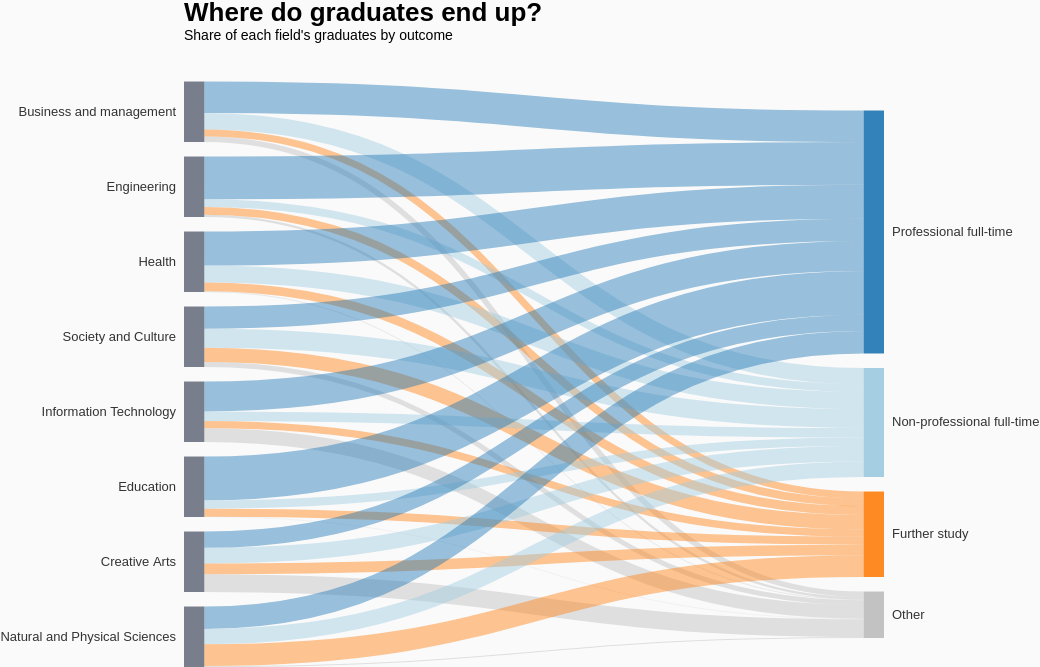

Describe this chart as a Vega-Lite specification.
### Vega specification from a JSON file in a GitHub repository (floating-point values rounded to 4 significant figures)
{"$schema": "https://vega.github.io/schema/vega/v5.json", "description": "One-level Sankey: field of study -> graduate outcome", "width": 700, "height": 600, "padding": {"left": 240, "right": 210, "top": 70, "bottom": 20}, "background": "#fafafa", "title": {"text": "Where do graduates end up?", "subtitle": "Share of each field's graduates by outcome", "fontSize": 26, "subtitleFontSize": 14, "anchor": "start", "frame": "group", "offset": 24}, "params": [{"name": "fieldFilter", "value": "All"}], "transform": [{"filter": "fieldFilter === 'All' || datum.Field === fieldFilter"}], "signals": [{"name": "standardGap", "value": 3, "description": "Gap between boxes, as % of the tallest stack"}, {"name": "base", "value": "center", "description": "Stack offset: center or zero"}], "data": [{"name": "nodes", "values": [{"category": "Business and management", "stack": 1, "sort": 1, "labels": "left", "gap": 0}, {"category": "Engineering", "stack": 1, "sort": 2, "labels": "left", "gap": 0}, {"category": "Health", "stack": 1, "sort": 3, "labels": "left", "gap": 0}, {"category": "Society and Culture", "stack": 1, "sort": 4, "labels": "left", "gap": 0}, {"category": "Information Technology", "stack": 1, "sort": 5, "labels": "left", "gap": 0}, {"category": "Education", "stack": 1, "sort": 6, "labels": "left", "gap": 0}, {"category": "Creative Arts", "stack": 1, "sort": 7, "labels": "left", "gap": 0}, {"category": "Natural and Physical Sciences", "stack": 1, "sort": 8, "labels": "left", "gap": 0}, {"category": "Professional full-time", "stack": 2, "sort": 1, "labels": "right", "gap": 0}, {"category": "Non-professional full-time", "stack": 2, "sort": 2, "labels": "right", "gap": 0}, {"category": "Further study", "stack": 2, "sort": 3, "labels": "right", "gap": 0}, {"category": "Other", "stack": 2, "sort": 4, "labels": "right", "gap": 0}]}, {"name": "wide", "values": [{"source": "Business and management", "Professional full-time": 52.19, "Non-professional full-time": 27.01, "Further study": 11.6, "Other": 9.2}, {"source": "Engineering", "Professional full-time": 70.56, "Non-professional full-time": 12.84, "Further study": 12.7, "Other": 3.9}, {"source": "Health", "Professional full-time": 56.26, "Non-professional full-time": 27.96, "Further study": 14.63, "Other": 1.15}, {"source": "Society and Culture", "Professional full-time": 36.58, "Non-professional full-time": 31.42, "Further study": 23.9, "Other": 8.1}, {"source": "Information Technology", "Professional full-time": 49.5, "Non-professional full-time": 15.8, "Further study": 12.0, "Other": 22.7}, {"source": "Education", "Professional full-time": 72.41, "Non-professional full-time": 13.79, "Further study": 13.2, "Other": 0.6}, {"source": "Creative Arts", "Professional full-time": 27.03, "Non-professional full-time": 25.97, "Further study": 17.6, "Other": 29.4}, {"source": "Natural and Physical Sciences", "Professional full-time": 37.07, "Non-professional full-time": 25.33, "Further study": 35.9, "Other": 1.7}]}, {"name": "links", "source": "wide", "transform": [{"type": "fold", "fields": ["Professional full-time", "Non-professional full-time", "Further study", "Other"], "as": ["destination", "value"]}]}, {"name": "stacks", "source": "links", "transform": [{"type": "formula", "as": "end", "expr": "['source','destination']"}, {"type": "formula", "as": "name", "expr": "[datum.source, datum.destination]"}, {"type": "project", "fields": ["end", "name", "value"]}, {"type": "flatten", "fields": ["end", "name"]}, {"type": "lookup", "from": "nodes", "key": "category", "values": ["stack", "sort", "gap", "labels"], "fields": ["name"], "as": ["stack", "sort", "gap", "labels"]}, {"type": "aggregate", "fields": ["value", "stack", "sort", "gap", "labels"], "groupby": ["end", "name"], "ops": ["sum", "max", "max", "max", "max"], "as": ["value", "stack", "sort", "gap", "labels"]}, {"type": "aggregate", "fields": ["value", "stack", "sort", "gap", "labels"], "groupby": ["name"], "ops": ["max", "max", "max", "max", "max"], "as": ["value", "stack", "sort", "gap", "labels"]}]}, {"name": "maxValue", "source": "stacks", "transform": [{"type": "aggregate", "fields": ["value"], "groupby": ["stack"], "ops": ["sum"], "as": ["value"]}, {"type": "aggregate", "fields": ["value"], "ops": ["max"], "as": ["value"]}]}, {"name": "plottedStacks", "source": "stacks", "transform": [{"type": "formula", "as": "spacer", "expr": "(data('maxValue')[0].value/100)*(standardGap+datum.gap)"}, {"type": "formula", "as": "type", "expr": "['data','spacer']"}, {"type": "formula", "as": "spacedValue", "expr": "[datum.value, datum.spacer]"}, {"type": "flatten", "fields": ["type", "spacedValue"]}, {"type": "stack", "groupby": ["stack"], "sort": {"field": "sort", "order": "descending"}, "field": "spacedValue", "offset": {"signal": "base"}}, {"type": "formula", "expr": "(datum.value/2)+datum.y0", "as": "yc"}]}, {"name": "finalTable", "source": "plottedStacks", "transform": [{"type": "filter", "expr": "datum.type == 'data'"}]}, {"name": "linkTable", "source": "links", "transform": [{"type": "lookup", "from": "finalTable", "key": "name", "values": ["y0", "y1", "stack", "sort"], "fields": ["source"], "as": ["sourceStacky0", "sourceStacky1", "sourceStack", "sourceSort"]}, {"type": "lookup", "from": "finalTable", "key": "name", "values": ["y0", "y1", "stack", "sort"], "fields": ["destination"], "as": ["destinationStacky0", "destinationStacky1", "destinationStack", "destinationSort"]}, {"type": "stack", "groupby": ["source"], "sort": {"field": "destinationSort", "order": "descending"}, "field": "value", "offset": "zero", "as": ["syi0", "syi1"]}, {"type": "formula", "expr": "datum.syi0+datum.sourceStacky0", "as": "sy0"}, {"type": "stack", "groupby": ["destination"], "sort": {"field": "sourceSort", "order": "descending"}, "field": "value", "offset": "zero", "as": ["dyi0", "dyi1"]}, {"type": "formula", "expr": "datum.dyi0+datum.destinationStacky0", "as": "dy0"}, {"type": "formula", "expr": "(datum.value/2)+datum.sy0", "as": "syc"}, {"type": "formula", "expr": "(datum.value/2)+datum.dy0", "as": "dyc"}, {"type": "linkpath", "orient": "horizontal", "shape": "diagonal", "sourceY": {"expr": "scale('y', datum.syc)"}, "sourceX": {"expr": "scale('x', toNumber(datum.sourceStack)) + bandwidth('x')"}, "targetY": {"expr": "scale('y', datum.dyc)"}, "targetX": {"expr": "scale('x', datum.destinationStack)"}}, {"type": "formula", "expr": "range('y')[0]-scale('y', datum.value)", "as": "strokeWidth"}]}], "scales": [{"name": "x", "type": "band", "range": "width", "domain": {"data": "finalTable", "field": "stack"}, "paddingInner": 0.97}, {"name": "y", "type": "linear", "range": "height", "domain": {"data": "plottedStacks", "field": "y1"}, "zero": true}, {"name": "color", "type": "ordinal", "domain": ["Professional full-time", "Non-professional full-time", "Further study", "Other"], "range": ["#1f77b4", "#9ecae1", "#ff7f0e", "#bdbdbd"]}], "marks": [{"type": "rect", "from": {"data": "finalTable"}, "encode": {"update": {"x": {"scale": "x", "field": "stack"}, "width": {"scale": "x", "band": 1}, "y": {"scale": "y", "field": "y0"}, "y2": {"scale": "y", "field": "y1"}, "fill": {"signal": "datum.stack == 1 ? '#6b7280' : scale('color', datum.name)"}, "fillOpacity": {"value": 0.9}, "tooltip": {"signal": "{'Name': datum.name}"}}, "hover": {"fillOpacity": {"value": 1}}}}, {"type": "path", "name": "linkPaths", "from": {"data": "linkTable"}, "clip": true, "encode": {"update": {"path": {"field": "path"}, "strokeWidth": {"field": "strokeWidth"}, "stroke": {"field": "destination", "scale": "color"}, "strokeOpacity": {"value": 0.45}, "tooltip": {"signal": "{'Field': datum.source, 'Outcome': datum.destination, 'Share of graduates': format(datum.value, '.1f') + '%'}"}}, "hover": {"strokeOpacity": {"value": 0.85}}}}, {"type": "text", "from": {"data": "finalTable"}, "encode": {"update": {"x": {"signal": "datum.labels == 'left' ? scale('x', datum.stack) - 8 : scale('x', datum.stack) + bandwidth('x') + 8"}, "y": {"signal": "scale('y', datum.yc)"}, "text": {"field": "name"}, "align": {"signal": "datum.labels == 'left' ? 'right' : 'left'"}, "baseline": {"value": "middle"}, "fontSize": {"value": 13}, "fill": {"value": "#333333"}}}}]}
